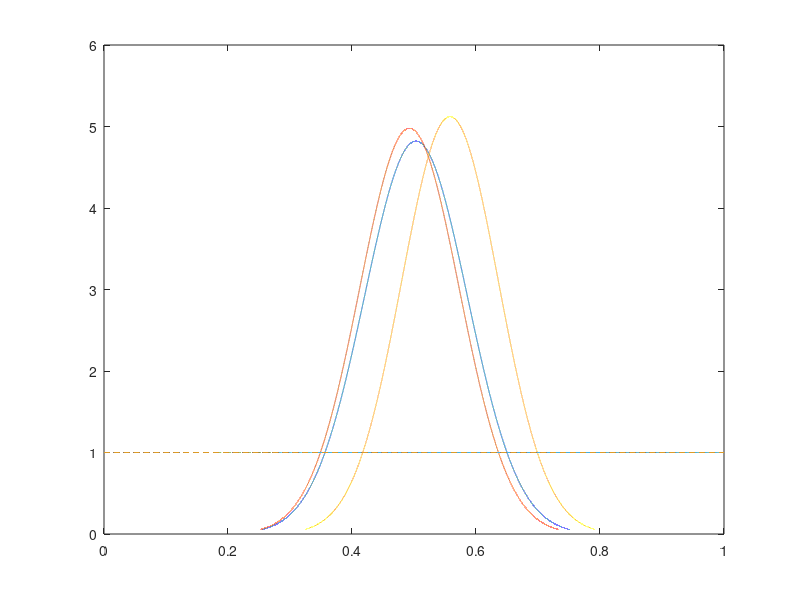

MATLAB code to generate this figure:
count=100;
X=zeros(1,count);
for j=1:1:3
    X=rand(1,count);
    m=mean(X);
    sigma=(X-m)*(X-m)'/count;
    s1=normpdf([m-3*sigma:1e-5:m+3*sigma],m,sigma);
    plot([m-3*sigma:1e-5:m+3*sigma],s1);
    hold on;
end
s1=ones(1e3+1);
plot([0:1e-3:1],s1,'--');